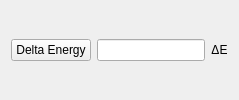
             <widget class="QWidget" name="delta_e_rect" native="true">
              <layout class="QGridLayout" name="gridLayout_6">
               <item row="0" column="0">
                <layout class="QGridLayout" name="delta_e_layout" columnstretch="0,0,0,0">
                 <item row="1" column="3">
                  <widget class="QLabel" name="delta_e_label">
                   <property name="text">
                    <string>ΔE</string>
                   </property>
                   <property name="alignment">
                    <set>Qt::AlignmentFlag::AlignCenter</set>
                   </property>
                  </widget>
                 </item>
                 <item row="1" column="0">
                  <widget class="QPushButton" name="energy_button">
                   <property name="sizePolicy">
                    <sizepolicy hsizetype="Preferred" vsizetype="Preferred">
                     <horstretch>0</horstretch>
                     <verstretch>0</verstretch>
                    </sizepolicy>
                   </property>
                   <property name="text">
                    <string>Delta Energy</string>
                   </property>
                  </widget>
                 </item>
                 <item row="1" column="2">
                  <widget class="QLineEdit" name="delta_e_input">
                   <property name="sizePolicy">
                    <sizepolicy hsizetype="Expanding" vsizetype="Maximum">
                     <horstretch>0</horstretch>
                     <verstretch>0</verstretch>
                    </sizepolicy>
                   </property>
                   <property name="alignment">
                    <set>Qt::AlignmentFlag::AlignHCenter|Qt::AlignmentFlag::AlignTop</set>
                   </property>
                  </widget>
                 </item>
                </layout>
               </item>
              </layout>
             </widget>
